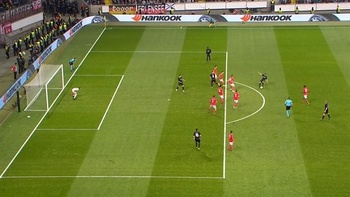
#> input picture Second Project/field.jpg, 350 x 197 px, shrunk from 670 x 377 before the run
$ python image.py
#> lines starting #> are read from the running program, lines starting #| are printed output that depends on the picture; after the words box and inside, x2 and y2 are one past the last pixel; in counts of white or black regions, pixels touching at a corner belong together
import argparse
import numpy as np
import cv2

img = cv2.imread('field.jpg')
#> img is the input picture: shape (197, 350, 3); mean B, G, R 55.6, 128.1, 114.8
"""
hsv = cv2.cvtColor(img, cv2.COLOR_BGR2HSV)

# Masks out any green color
green_mask = cv2.inRange(hsv, (25, 100, 100), (70, 255, 255))
player_mask = cv2.bitwise_not(green_mask)


res_bgr = cv2.cvtColor(green, cv2.COLOR_HSV2BGR)
res_gray = cv2.cvtColor(res_bgr, cv2.COLOR_BGR2GRAY)

# Defining a kernel to do morphological operation in threshold
# image to get better output.
kernel = np.ones((13, 13), np.uint8)
thresh = cv2.threshold(
    res_gray, 1, 255, cv2.THRESH_BINARY_INV | cv2.THRESH_OTSU)[1]
thresh = cv2.morphologyEx(thresh, cv2.MORPH_CLOSE, kernel)"""

img = cv2.imread('field2.png')
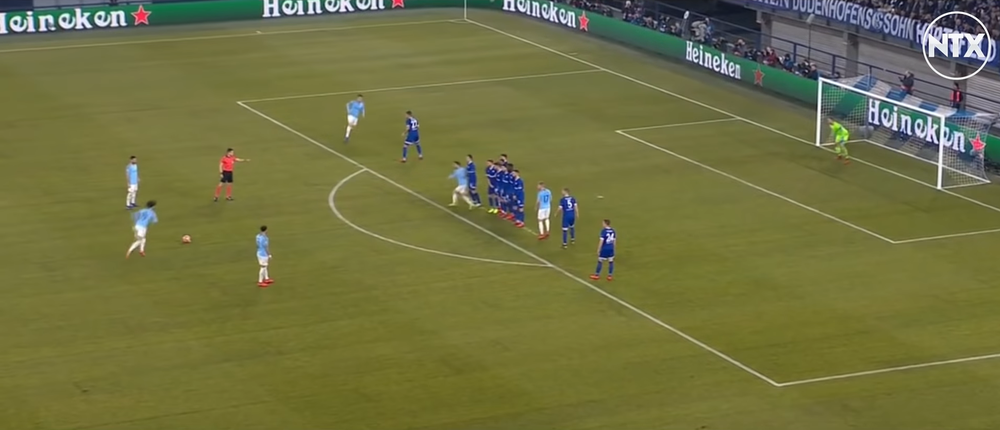
#> input picture Second Project/field2.png, 1000 x 430 px, shrunk from 1916 x 823 before the run
#> img is the input picture: shape (430, 1000, 3); mean B, G, R 65.4, 113, 112.5
gray = cv2.cvtColor(img, cv2.COLOR_BGR2GRAY)
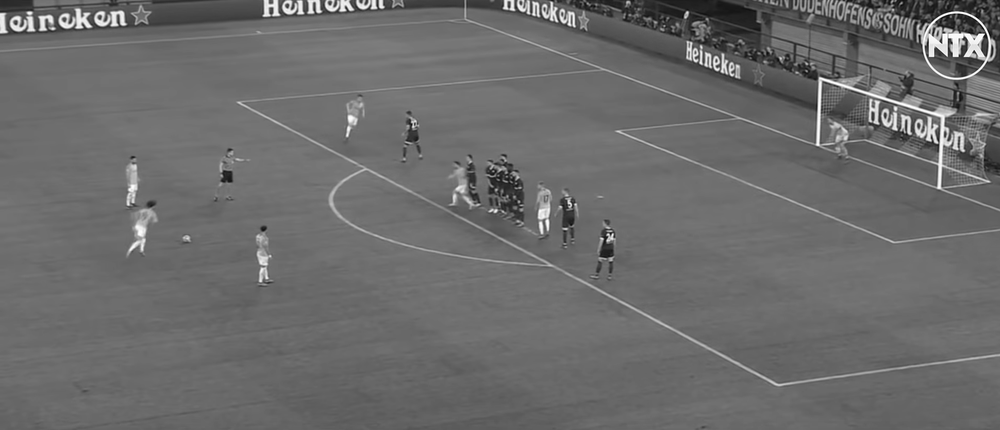
#> gray: shape (430, 1000); min 8, max 255, mean 107.4
edges = cv2.Canny(gray, 75, 255, apertureSize=3)
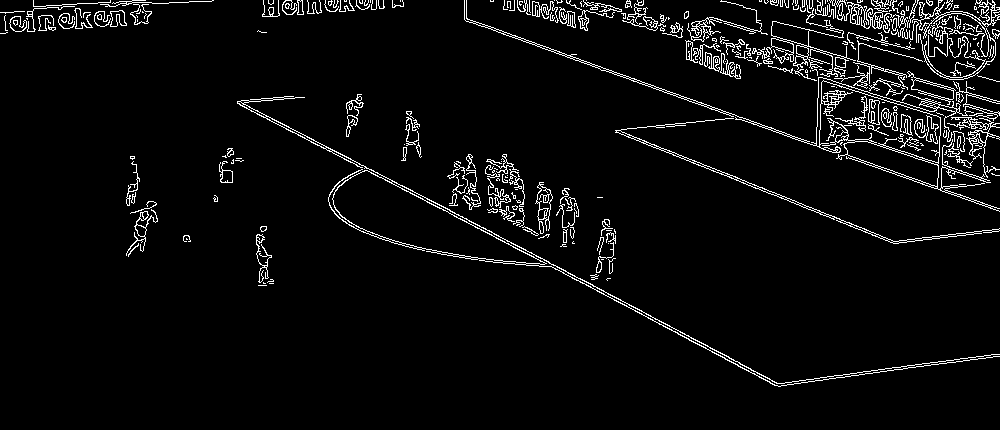
#> edges: shape (430, 1000); 4.5% white in thin lines or dots
minLineLength = 50
maxLineGap = 20

lines = cv2.HoughLines(edges, 0.5, np.pi/180, 100)
#> lines = 49 rows, first 8: [2, 1.57], [-23.5, 2.06], [3, 1.57], [4, 1.57], [1, 1.57], [-143, 1.92], [5, 1.57], [11, 1.57]

for line in lines:
    for rho,theta in line:
        a = np.cos(theta)
        b = np.sin(theta)
        x0 = a*rho
        y0 = b*rho
        x1 = int(x0 + 1000*(-b))
        y1 = int(y0 + 1000*(a))
        x2 = int(x0 - 1000*(-b))
        y2 = int(y0 - 1000*(a))

        cv2.line(img,(x1,y1),(x2,y2),(0,0,255),2)
#> this loop made 49 passes
#> line on passes 1 to 12: [[2, 1.57]], [[-23.5, 2.06]], [[3, 1.57]], [[4, 1.57]], [[1, 1.57]], [[-143, 1.92]], [[5, 1.57]], [[11, 1.57]], [[6, 1.57]], [[14, 1.57]], [[8, 1.57]], [[7, 1.57]]
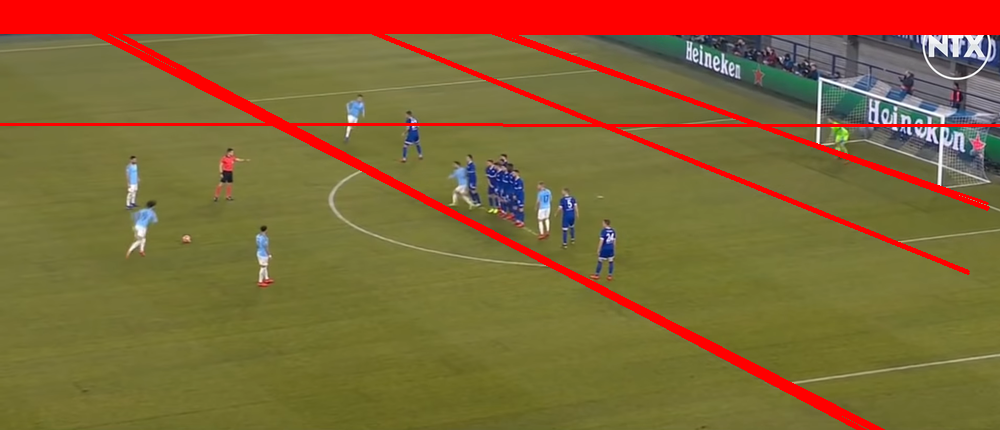
#> img: shape (430, 1000, 3); 12.18% of pixels changed, all inside (x1, y1, x2, y2) = (0, 0, 1000, 430)

"""
lines = cv2.HoughLinesP(edges, 1, np.pi/180, 100, minLineLength, maxLineGap)
for line in lines:
    for x1, y1, x2, y2 in line:
        cv2.line(img, (x1, y1), (x2, y2), (0, 0, 255), 2)
"""

cv2.imshow('houghlines5.jpg', img)

# [5 lines of commented-out code are left out]

cv2.waitKey(0)
